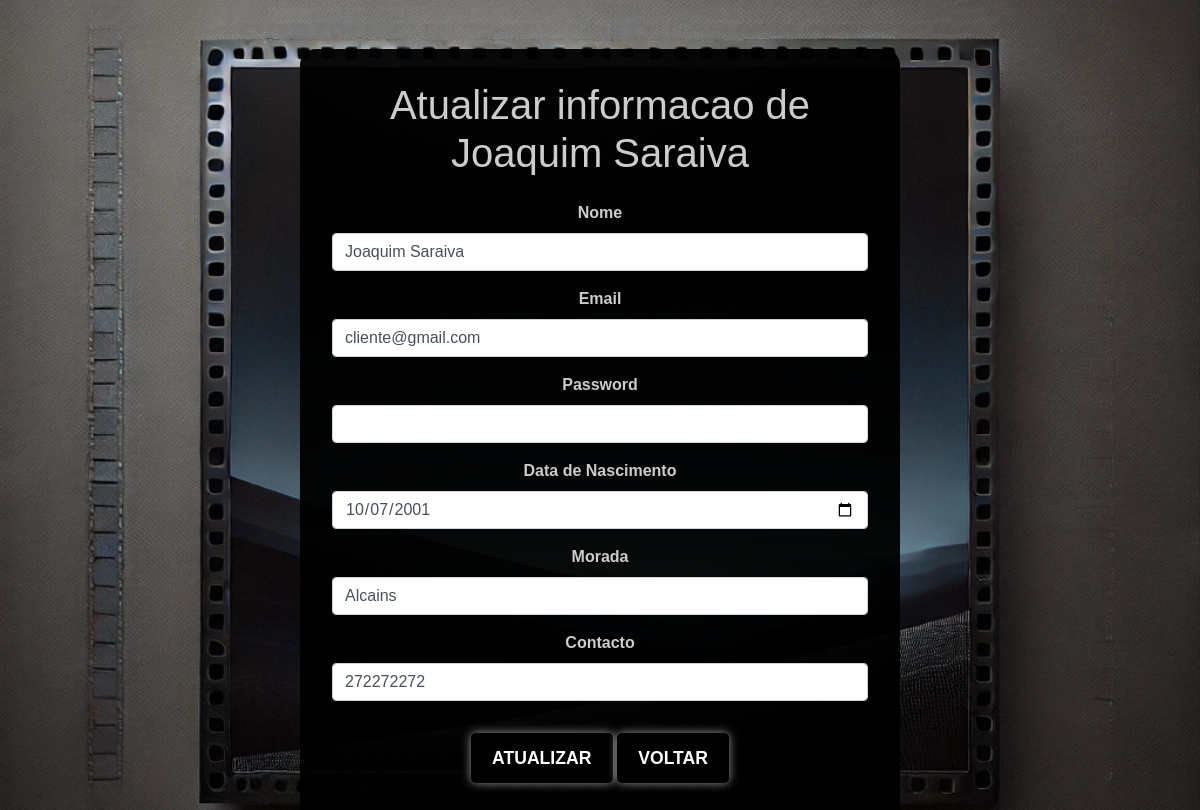
The page /paginas/editar_utilizador.php (signed in) on the database its author committed.
### tables this page shows
CREATE TABLE `utilizador` (
  `idUtilizador` int(2) NOT NULL,
  `nome` varchar(100) NOT NULL,
  `email` varchar(60) NOT NULL,
  `password` varchar(60) NOT NULL,
  `tipoUtilizador` int(1) NOT NULL,
  `dataNascimento` date NOT NULL,
  `morada` varchar(60) NOT NULL,
  `telefone` int(9) NOT NULL
);

### paginas/editar_utilizador.php (the view, shortened to what this page needs)
<?php
    if (isset($_SESSION["idUtilizador"])) {
        $idUtilizador = $_SESSION["idUtilizador"];
        $sql = "SELECT * FROM utilizador WHERE idUtilizador = '$idUtilizador'";
        $res = mysqli_query($conn, $sql);
        $infoUtilizador = mysqli_fetch_array($res);
        $nome = $infoUtilizador['nome'];
        $email = $infoUtilizador['email'];
        $dataNascimento = $infoUtilizador['dataNascimento'];
        $morada = $infoUtilizador['morada'];
        $telefone = $infoUtilizador['telefone'];
    }
    ?>
<!DOCTYPE html>
<html lang="pt">
<head>
    <link href="https://stackpath.bootstrapcdn.com/bootstrap/4.3.1/css/bootstrap.min.css" rel="stylesheet" />
    <link href="https://stackpath.bootstrapcdn.com/bootstrap/4.5.2/css/bootstrap.min.css" rel="stylesheet">
    <link rel="stylesheet" href="style.css?v=1.0">
    <link rel="stylesheet" href="https://cdnjs.cloudflare.com/ajax/libs/font-awesome/5.15.4/css/all.min.css" />
</head>
<body>
    <section class="vh-100 gradient-custom ">
        <div class="d-flex justify-content-center align-items-center h-100 mt-5">
            <div class="container-editar mb-0 md-5 mt-0 md-4 pb-5">
                <h1 class="mb-4">Atualizar informacao de <?php echo ($nome) ?></h1>
                <form method="GET" id="formulario" action="./atualizarUtilzador.php">
                    <label>Nome</label>
                    <input type="text" name="nome" class="form-control" required value=<?php echo "'$nome'" ?>>
                    <label>Email</label>
                    <input type="email" name="email" class="form-control" value=<?php echo "'$email'" ?>>
                    <label>Password</label>
                    <input type="password" name="password" class="form-control">
                    <label>Data de Nascimento</label>
                    <input type="date" name="dataNascimento" class="form-control" value=<?php echo "'$dataNascimento'" ?>>
                    <label>Morada</label>
                    <input type="text" name="morada" class="form-control" value=<?php echo "'$morada'" ?>>
                    <label>Contacto</label>
                    <input type="tel" name="telefone" class="form-control" value=<?php echo "'$telefone'" ?>>
                    <button type="submit" class="btn btn-primary" name="Registar">Atualizar</button>
                    <a href="pagina_gestao_filmes.php" class="btn btn-primary mt-3">Voltar</a>
                </form>
            </div>
    </section>
</body>
</html>

### paginas/style.css (style rules this page uses)
body, h1, h2, h3, p, ul, li { margin: 0; padding: 0; }
h1, h2, h3, h4, h5, h6, p { margin-bottom: 20px; }
body { background-image: url('Imagens/background.png'); background-size: cover; background-repeat: no-repeat; background-position: center; background-attachment: fixed; }
body { font-family: Arial, sans-serif; }
section { padding: 50px 0; text-align: center; color: #cccccc; }
.btn { display: inline-block; padding: 10px 20px; border: 2px solid #000; border-radius: 5px; color: #000; background-color: transparent; text-decoration: none; text-transform: uppercase; transition: all 0.3s ease; }
.btn-primary { background-color: #000; border-color: #000; color: #fff; }
html, body { height: 100%; margin: 0; display: flex; flex-direction: column; }
label { font-weight: bold; }
input, textarea { margin-bottom: 1rem; }
.container-editar { background-color: rgba(0, 0, 0, 0.95); padding: 2rem; border-radius: 1rem; margin-top: 2rem; max-width: 600px; width: 100%; }
body { background-image: url('Imagens/background.png'); background-size: cover; background-repeat: no-repeat; color: white; }
a.btn { margin-bottom: 1rem; }
.btn-primary { font-weight: bold; font-size: 1.1rem; padding: 0.6rem 1.2rem; box-shadow: 0 0 10px rgba(255, 255, 255, 0.6); }

### rows shown on the page
utilizador: nome "Joaquim Saraiva", email "cliente@gmail.com", dataNascimento "10/07/2001", morada "Alcains", telefone "272272272"
